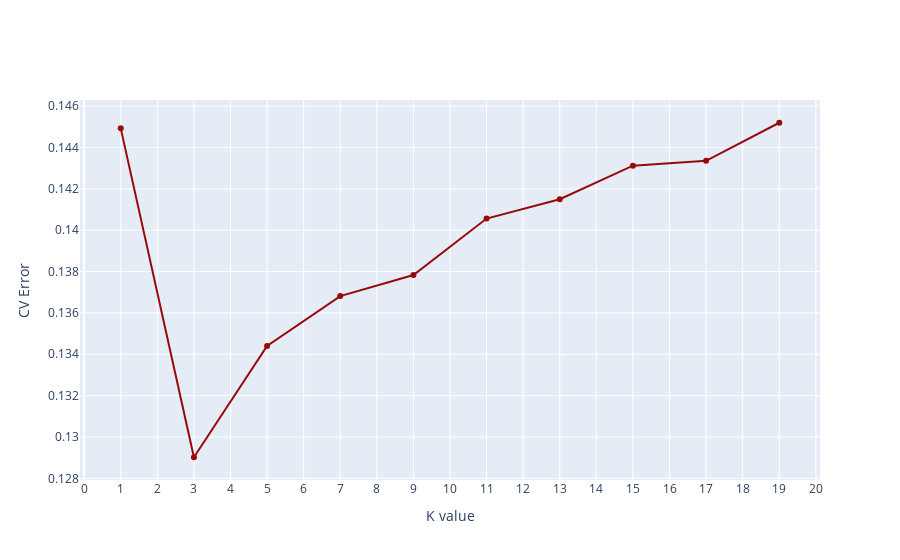

Notebook code cell kept with this figure:
### Code cell
#!/usr/bin/env python
# coding: utf-8



import numpy as np 
import pandas as pd 
import matplotlib.pyplot as plt
import pandas as pd

import sklearn
from sklearn import svm, preprocessing 
import seaborn as sns

from plotly.offline import download_plotlyjs, init_notebook_mode, plot, iplot
init_notebook_mode(connected=True)
import os
import plotly.graph_objs as go


# In[ ]:

df=pd.read_csv('epoch70_Air.csv')



min_max_scaler = preprocessing.MinMaxScaler()
np_scaled = min_max_scaler.fit_transform(df)
df_normalized = pd.DataFrame(np_scaled)
df=df_normalized
df


# In[ ]:


df.isnull().values.any()


# In[ ]:


df.describe()


# In[ ]:


from sklearn.model_selection import train_test_split
X= df.iloc[:,:-1]
y=df.iloc[:,-1]


# In[ ]:


from sklearn.neighbors import KNeighborsRegressor
from sklearn.model_selection  import train_test_split, cross_val_score
from sklearn.metrics import accuracy_score, mean_squared_error


# In[ ]:


X_tr, X_test, y_tr, y_test = train_test_split(X, y, test_size = 0.3)


# In[ ]:


#Taking odd integers as K vales so that majority rule can be applied easily. 
neighbors = np.arange(1, 20, 2)
scores = []


# In[ ]:


for k in neighbors:   # running for different K values to know which yields the max accuracy. 
    clf = KNeighborsRegressor(n_neighbors = k,  weights = 'distance', p=1)
    clf.fit(X_tr, y_tr)
    score = cross_val_score(clf, X_tr, y_tr, cv = 10)
    scores.append(score.mean())


# In[17]:


mse = [1-x for x in scores]


# In[18]:


trace0 = go.Scatter(
    y = mse,
    x = neighbors,
    mode = 'lines+markers', 
    marker = dict(
        color = 'rgb(150, 10, 10)'
    )
)
layout = go.Layout(
    title = '', 
    xaxis = dict(
        title = 'K value', 
        tickmode = 'linear'
    ),
    yaxis = dict(
        title = 'CV Error',
    )
)
fig = go.Figure(data = [trace0], layout = layout)
iplot(fig, filename='basic-line')


# In[20]:

optimal_k = neighbors[mse.index(min(mse))]

# Training the model on Optimal K.
clf_optimal = KNeighborsRegressor(n_neighbors = optimal_k)
clf_optimal.fit(X_tr, y_tr)
y_pred = clf_optimal.predict(X_test)
acc = clf_optimal.score(X_test, y_test)
print("Accuracy: ", acc*100)
print("RMS Error: ", mean_squared_error(y_test, y_pred))


# In[21]:



print("Optimal K: ", optimal_k)

### Figure 1 — Plotly figure (JSON) as saved in the notebook; plotly's stock layout.template omitted (floating-point values rounded to 4 significant figures)
{"data": [{"marker": {"color": "rgb(150, 10, 10)"}, "mode": "lines+markers", "type": "scatter", "x": [1, 3, 5, 7, 9, 11, 13, 15, 17, 19], "y": [0.1449, 0.129, 0.1344, 0.1368, 0.1378, 0.1406, 0.1415, 0.1431, 0.1434, 0.1452]}], "layout": {"title": {"text": ""}, "xaxis": {"tickmode": "linear", "title": {"text": "K value"}}, "yaxis": {"title": {"text": "CV Error"}}}}
